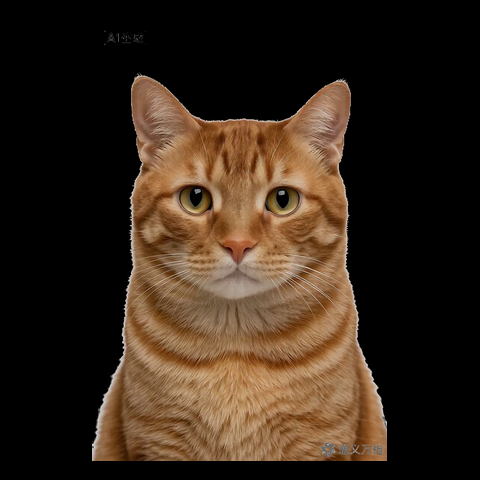
#> input picture bundled/default/images/ai-import/vid00_04.png, 480 x 480 px
$ python -i import-ai-videos.py   (imports and definitions only)
#> lines starting #> are read from the running program, lines starting #| are printed output that depends on the picture
#!/usr/bin/env python3
"""
从 video/ 目录导入 AI 动图：去背景、去水印、写入配置 + bundled 内置资源。
"""

from __future__ import annotations

import json
import os
import shutil
from io import BytesIO
from pathlib import Path

import cv2
import numpy as np
from PIL import Image

try:
    from rembg import remove as rembg_remove

    HAS_REMBG = True
except ImportError:
    HAS_REMBG = False
    rembg_remove = None

ROOT = Path(__file__).resolve().parents[1]
VIDEO_DIR = ROOT / "video"
BUNDLED_DIR = ROOT / "bundled" / "default"
BUNDLED_IMAGES = BUNDLED_DIR / "images" / "ai-import"
APP_DATA = Path(os.environ.get("APPDATA", "")) / "desktop-pet"
PROFILE_ID = "default"
APP_IMAGES = APP_DATA / "profiles" / PROFILE_ID / "images" / "ai-import"
CONFIG_PATH = APP_DATA / "profiles" / PROFILE_ID / "pet-config.json"
PROFILES_INDEX = APP_DATA / "profiles.json"
CANVAS = (480, 480)

FRAMES_PER_ACTION = 30
MAX_DURATION_SEC = 5.0
FRAME_INTERVAL_MS = 165
MOTION_POOL_MULTIPLIER = 1  # 动态筛选后再均匀取 30 帧
MIN_CUTOUT_QUALITY = 0.30
MIN_MOTION_PERCENTILE = 48  # 低于此活动度的帧视为「非动态」

# 精确匹配（长关键词优先）→ 动作；比模糊 NAME_RULES 优先
VIDEO_EXACT_RULES: list[tuple[str, list[str]]] = [
    ("哄睡觉2", ["sleep"]),
    ("哄睡觉", ["sleep"]),
    ("哄睡", ["sleep"]),
    ("陪玩3", ["happy"]),
    ("陪玩2", ["happy"]),
    ("陪玩", ["happy"]),
    ("猫咪撒娇", ["idle"]),
    ("摸头杀", ["click"]),
    ("恶猫咆哮", ["angry"]),
    ("玩球1", ["special"]),
    ("玩球", ["special"]),
    ("aikun", ["special"]),
    ("艾坤", ["special"]),
    ("喂食", ["eat"]),
    ("玩鱼", ["eat"]),
    ("打哈欠", ["sleep"]),
    ("豆包", ["sleep"]),
    ("摆头", ["idle", "drag"]),
    ("跑步1", ["walk"]),
    ("跑步", ["walk"]),
]

NAME_RULES: list[tuple[tuple[str, ...], list[str]]] = [
    (("咆哮", "angry", "怒"), ["angry"]),
    (("摸头",), ["click"]),
    (("哈欠",), ["sleep"]),
    (("撒娇",), ["idle"]),
    (("投喂", "吃饭"), ["eat"]),
    (("跑",), ["walk"]),
]

# 个别视频跳过片头；完全排除低质量/重复源
VIDEO_OVERRIDES: dict[str, dict] = {
    "aikun": {"skip_sec": 0.35},
    "豆包": {"skip_sec": 1.2},
}

VIDEO_EXCLUDE: tuple[str, ...] = (
    "猫咪打哈欠",  # 实景背景 + 拉伸丑帧，用户要求移除
)


# [21 lines left out: functions classify_video, video_skip_sec, not called in this run]


def is_video_excluded(video: Path) -> bool:
    stem = video.stem
    return any(kw in stem for kw in VIDEO_EXCLUDE)


# [164 lines left out: functions read_frames_sequential, compute_frame_activity_from_dict, _img_hash, sample_indices, _center_gray, compute_frame_activity and 4 more, not called in this run]


def _is_orange_fur_vec(r, g, b):
    return (r > 88) & (g > 38) & (b < 155) & (r >= g - 8) & (g >= b * 0.45)


def estimate_background_color(rgb: np.ndarray) -> np.ndarray:
    """仅从四边「亮且低饱和度」像素估计背景色，避免采到猫毛。"""
    h, w = rgb.shape[:2]
    strips = np.vstack(
        [
            rgb[0:10, :].reshape(-1, 3),
            rgb[h - 10 : h, :].reshape(-1, 3),
            rgb[:, 0:10].reshape(-1, 3),
            rgb[:, w - 10 : w].reshape(-1, 3),
        ]
    ).astype(np.float32)
    lum = strips.mean(axis=1)
    chroma = strips.max(axis=1) - strips.min(axis=1)
    neutral = strips[(lum > 175) & (chroma < 28)]
    if len(neutral) < 20:
        neutral = strips[(lum > 150) & (chroma < 35)]
    if len(neutral) == 0:
        return np.array([240.0, 240.0, 240.0], dtype=np.float32)
    return np.median(neutral, axis=0)


def erase_watermarks(img: Image.Image) -> Image.Image:
    """仅擦除角落水印文字，不碰主体。"""
    arr = np.array(img.convert("RGB"))
    h, w = arr.shape[:2]
    bg = estimate_background_color(arr)
    zones = [
        (0, 0, max(140, int(w * 0.18)), max(48, int(h * 0.045))),
        (int(w * 0.70), int(h * 0.90), w, h),
    ]
    for x0, y0, x1, y1 in zones:
        patch = arr[y0:y1, x0:x1].astype(np.float32)
        r, g, b = patch[:, :, 0], patch[:, :, 1], patch[:, :, 2]
        lum = (r + g + b) / 3.0
        chroma = np.maximum(np.maximum(r, g), b) - np.minimum(np.minimum(r, g), b)
        orange = _is_orange_fur_vec(r, g, b)
        # 只处理高亮/高对比水印，且明确不是猫毛
        watermark = (~orange) & (lum > 165) & (chroma > 22)
        for c in range(3):
            patch[:, :, c] = np.where(watermark, bg[c], patch[:, :, c])
        arr[y0:y1, x0:x1] = patch.astype(np.uint8)
    return Image.fromarray(arr, "RGB")


# [91 lines left out: functions _is_background_like, _flood_background_mask, refine_alpha, not called in this run]


def remove_background_rembg(img: Image.Image) -> Image.Image:
    cleaned = erase_watermarks(img)
    out = rembg_remove(cleaned)
    if isinstance(out, bytes):
        out = Image.open(BytesIO(out))
    arr = refine_alpha(np.array(out.convert("RGBA")))
    return strip_corner_marks(Image.fromarray(arr, "RGBA"))


# [20 lines left out: function remove_background_classic, not called in this run]


def remove_background(img: Image.Image) -> Image.Image:
    if HAS_REMBG:
        try:
            return remove_background_rembg(img)
        except Exception as exc:
            print(f"    rembg 失败，回退经典抠图: {exc}")
    return remove_background_classic(img)


# [42 lines left out: functions trim_alpha, strip_corner_marks, fit_canvas, not called in this run]


def process_frame(bgr: np.ndarray) -> Image.Image:
    rgb = cv2.cvtColor(bgr, cv2.COLOR_BGR2RGB)
    cut = remove_background(Image.fromarray(rgb))
    cut = trim_alpha(cut)
    return fit_canvas(cut)


# [210 lines left out: functions extract_video_frames, build_config, write_outputs, main, not called in this run]


# [2 lines not run here, left out]

>>> import cv2
>>> picture = cv2.imread('../bundled/default/images/ai-import/vid00_04.png')
#> picture is the input picture: shape (480, 480, 3); mean B, G, R 26.4, 39.3, 54.1
>>> result = process_frame(picture)
#> in estimate_background_color, `lum = strips.mean(axis=1)`: lum = 19200 values from 0 to 0
#> in estimate_background_color, `neutral = strips[(lum > 175) & (chroma < 28)]`: neutral = empty array
#> in erase_watermarks, `bg = estimate_background_color(arr)`: bg = [240, 240, 240]
#> the loop in erase_watermarks, `for x0, y0, x1, y1 in zones:` made 2 passes
#> pass 1, in erase_watermarks, `patch = arr[y0:y1, x0:x1].astype(np.float32)`:
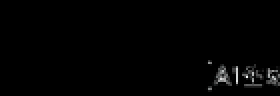
#> patch: shape (48, 140, 3) float32 (shown 2 times larger); mean R, G, B 0.8, 0.9, 0.9; drawn with min black and max white
#> after the loop in erase_watermarks, `for x0, y0, x1, y1 in zones:`:
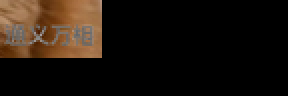
#> patch: shape (48, 144, 3) float32 (shown 2 times larger); mean R, G, B 29.3, 20.5, 13.1
#> after the loop in erase_watermarks, `for x0, y0, x1, y1 in zones:`:
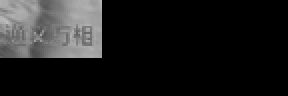
#> r: shape (48, 144) float32 (shown 2 times larger); min 0, max 189, mean 29.3
#> after the loop in erase_watermarks, `for x0, y0, x1, y1 in zones:`: watermark: shape (48, 144) bool; every value is 0
#> (the run stopped early here; a loop or call above may not have finished)
